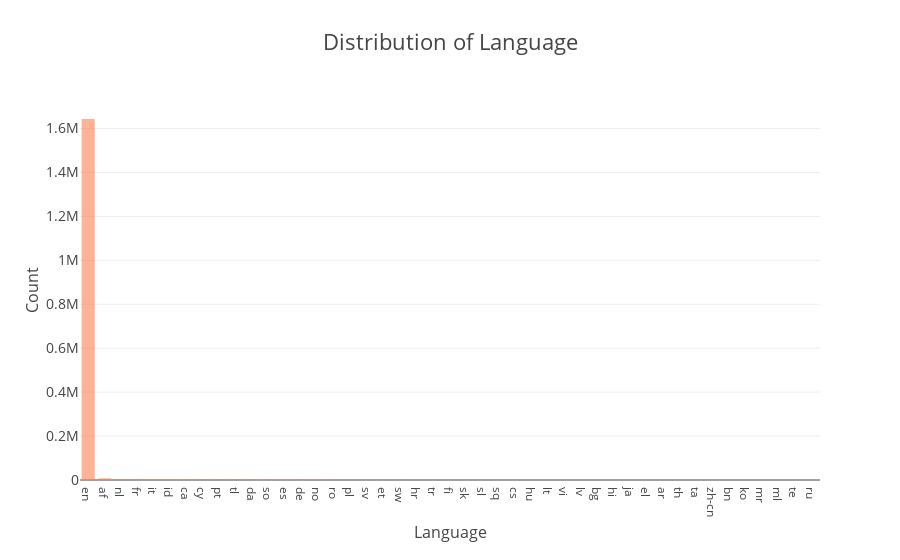

Notebook code cell kept with this figure:
### Code cell
temp = df['lang'].value_counts()
trace = go.Bar(x=temp.index, y=temp, marker=dict(color='coral'), opacity=0.6)
data = [trace]
layout = go.Layout(title='Distribution of Language', titlefont=dict(size=22),
                   xaxis=dict(title='Language',
                              titlefont=dict(size=16),
                              tickfont=dict(size=12)),
                   yaxis=dict(title='Count',
                              titlefont=dict(size=16),
                              tickfont=dict(size=14)))
fig = go.Figure(data=data, layout=layout)
py.iplot(fig)

### Figure 1 — Plotly figure (JSON) as saved in the notebook; plotly's stock layout.template omitted (floating-point values rounded to 4 significant figures)
{"data": [{"marker": {"color": "coral"}, "opacity": 0.6, "type": "bar", "x": ["en", "af", "nl", "fr", "it", "id", "ca", "cy", "pt", "tl", "da", "so", "es", "de", "no", "ro", "pl", "sv", "et", "sw", "hr", "tr", "fi", "sk", "sl", "sq", "cs", "hu", "lt", "vi", "lv", "bg", "hi", "ja", "el", "ar", "th", "ta", "zh-cn", "bn", "ko", "mr", "ml", "te", "ru"], "y": [1643610, 7549, 3992, 3552, 2259, 2135, 2011, 1911, 1717, 1660, 1657, 1579, 1546, 1306, 1263, 850, 570, 515, 501, 457, 249, 222, 166, 161, 133, 115, 94, 38, 34, 21, 15, 5, 5, 4, 4, 4, 3, 3, 2, 2, 1, 1, 1, 1, 1]}], "layout": {"title": "Distribution of Language", "titlefont": {"size": 22}, "xaxis": {"tickfont": {"size": 12}, "title": "Language", "titlefont": {"size": 16}}, "yaxis": {"tickfont": {"size": 14}, "title": "Count", "titlefont": {"size": 16}}}}
